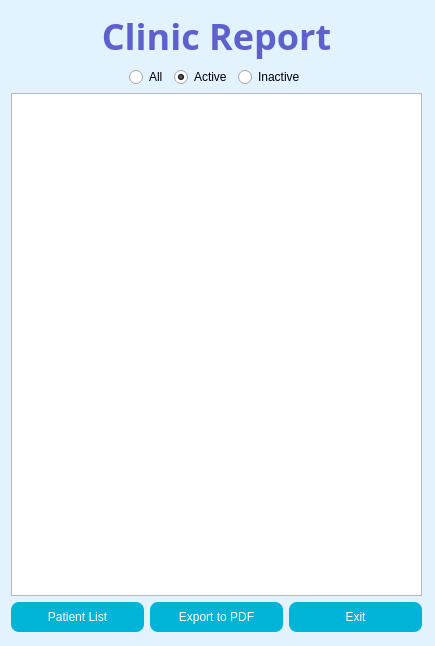
<?xml version="1.0" encoding="UTF-8"?>
<ui version="4.0">
 <class>DlgReport</class>
 <widget class="QDialog" name="DlgReport">
  <property name="geometry">
   <rect>
    <x>0</x>
    <y>0</y>
    <width>435</width>
    <height>646</height>
   </rect>
  </property>
  <property name="palette">
   <palette>
    <active>
     <colorrole role="Base">
      <brush brushstyle="SolidPattern">
       <color alpha="255">
        <red>255</red>
        <green>255</green>
        <blue>255</blue>
       </color>
      </brush>
     </colorrole>
     <colorrole role="Window">
      <brush brushstyle="SolidPattern">
       <color alpha="255">
        <red>226</red>
        <green>242</green>
        <blue>255</blue>
       </color>
      </brush>
     </colorrole>
    </active>
    <inactive>
     <colorrole role="Base">
      <brush brushstyle="SolidPattern">
       <color alpha="255">
        <red>255</red>
        <green>255</green>
        <blue>255</blue>
       </color>
      </brush>
     </colorrole>
     <colorrole role="Window">
      <brush brushstyle="SolidPattern">
       <color alpha="255">
        <red>226</red>
        <green>242</green>
        <blue>255</blue>
       </color>
      </brush>
     </colorrole>
    </inactive>
    <disabled>
     <colorrole role="Base">
      <brush brushstyle="SolidPattern">
       <color alpha="255">
        <red>226</red>
        <green>242</green>
        <blue>255</blue>
       </color>
      </brush>
     </colorrole>
     <colorrole role="Window">
      <brush brushstyle="SolidPattern">
       <color alpha="255">
        <red>226</red>
        <green>242</green>
        <blue>255</blue>
       </color>
      </brush>
     </colorrole>
    </disabled>
   </palette>
  </property>
  <property name="windowTitle">
   <string>Clinic Report</string>
  </property>
  <property name="styleSheet">
   <string notr="true">QPushButton {
	background-color: #00b4d8;
	color: white;
	border-radius: 8px;
	font-family: &quot;Readex Pro&quot;;
	font: 12px;
}

QPushButton::hover{
	border: 3px solid #0077b6;
}

QLineEdit {
	border: 2px  solid gray;
	border-radius: 10px;
	padding: 10px;
	font-family:  &quot;Readex Pro&quot;;
	font: 12px;

}

QLabel {
	color: #5E60CE;
	font-family: &quot;Raleway&quot;;
	font-size: 36px;	
	font-weight: bold;
	margin: 0;
}</string>
  </property>
  <widget class="QWidget" name="">
   <property name="geometry">
    <rect>
     <x>11</x>
     <y>11</y>
     <width>411</width>
     <height>621</height>
    </rect>
   </property>
   <layout class="QVBoxLayout" name="lytMain">
    <item>
     <widget class="QLabel" name="lblHeader">
      <property name="font">
       <font>
        <family>Raleway</family>
        <pointsize>-1</pointsize>
        <weight>75</weight>
        <bold>true</bold>
       </font>
      </property>
      <property name="text">
       <string>Clinic Report</string>
      </property>
      <property name="alignment">
       <set>Qt::AlignCenter</set>
      </property>
     </widget>
    </item>
    <item>
     <layout class="QHBoxLayout" name="lytRbtn">
      <item>
       <spacer name="horizontalSpacer">
        <property name="orientation">
         <enum>Qt::Horizontal</enum>
        </property>
        <property name="sizeHint" stdset="0">
         <size>
          <width>40</width>
          <height>20</height>
         </size>
        </property>
       </spacer>
      </item>
      <item>
       <widget class="QRadioButton" name="rbtAll">
        <property name="text">
         <string>All</string>
        </property>
        <attribute name="buttonGroup">
         <string notr="true">buttonGroup</string>
        </attribute>
       </widget>
      </item>
      <item>
       <widget class="QRadioButton" name="rbtActive">
        <property name="text">
         <string>Active</string>
        </property>
        <property name="checked">
         <bool>true</bool>
        </property>
        <attribute name="buttonGroup">
         <string notr="true">buttonGroup</string>
        </attribute>
       </widget>
      </item>
      <item>
       <widget class="QRadioButton" name="rbtInactive">
        <property name="text">
         <string>Inactive</string>
        </property>
        <attribute name="buttonGroup">
         <string notr="true">buttonGroup</string>
        </attribute>
       </widget>
      </item>
      <item>
       <spacer name="horizontalSpacer_2">
        <property name="orientation">
         <enum>Qt::Horizontal</enum>
        </property>
        <property name="sizeHint" stdset="0">
         <size>
          <width>40</width>
          <height>20</height>
         </size>
        </property>
       </spacer>
      </item>
     </layout>
    </item>
    <item>
     <widget class="QTextEdit" name="tedReport">
      <property name="readOnly">
       <bool>true</bool>
      </property>
     </widget>
    </item>
    <item>
     <layout class="QHBoxLayout" name="lytButtons">
      <item>
       <widget class="QPushButton" name="btnPatientList">
        <property name="minimumSize">
         <size>
          <width>0</width>
          <height>30</height>
         </size>
        </property>
        <property name="text">
         <string>Patient List</string>
        </property>
       </widget>
      </item>
      <item>
       <widget class="QPushButton" name="btnPDF">
        <property name="minimumSize">
         <size>
          <width>0</width>
          <height>30</height>
         </size>
        </property>
        <property name="text">
         <string>Export to PDF</string>
        </property>
        <property name="icon">
         <iconset resource="../resource/resource.qrc">
          <normaloff>:/icon/export.png</normaloff>:/icon/export.png</iconset>
        </property>
       </widget>
      </item>
      <item>
       <widget class="QPushButton" name="btnExit">
        <property name="minimumSize">
         <size>
          <width>0</width>
          <height>30</height>
         </size>
        </property>
        <property name="text">
         <string>Exit</string>
        </property>
       </widget>
      </item>
     </layout>
    </item>
   </layout>
  </widget>
 </widget>
 <resources>
  <include location="../resource/resource.qrc"/>
 </resources>
 <connections/>
 <buttongroups>
  <buttongroup name="buttonGroup"/>
 </buttongroups>
</ui>
